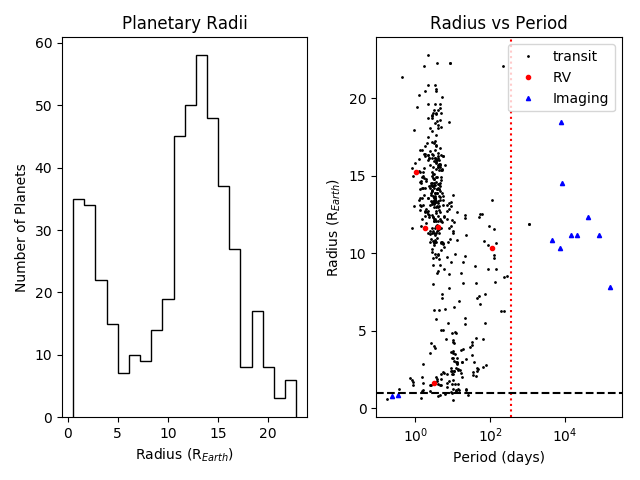

Here is the Python script that generated this plot:
import matplotlib.pyplot as plt
import pandas as pd

# Pandas :)
df = pd.read_csv('exoplanets_subset.txt', header=None, sep='\s+', comment='#',
                 names=['Mass', 'Radius', 'Period', 'Method', "Disc. Year"])

# The way the assignments asks
data = open('exoplanets_subset.txt', 'r')
lines = data.readlines()

Rjup = []
Pday = []

# Read data from file, and put it into individual lists
for line in lines:
    if not line.startswith('#'):		# Skip lines that start with #
        x = line.split()  # breaks the data up by spaces in each line
        Rjup.append(float(x[1]))  # Add to the array the correct element
        Pday.append(float(x[2]))

print(Rjup, Pday)

# Total number of planets
planets = len(Rjup)  # len(df)
print('Total number of planets:', planets)


# convert from Rjup ro Rearth
def Rjuptoearth(Rjup):
    Re = Rjup*11.209
    return Re

# Populate a list using conversion function
Re = [Rjuptoearth(Rjup[i]) for i in range(len(Rjup))]

df['Re'] = df["Radius"] * 11.209

# How many found via imaging?
image = df[df['Method'] == 'imaging']
print(len(image))

# create separate points for transit and RV
transit = df[df['Method'] == 'transit']
RV = df[df['Method'] == 'RV']

# ---- Create the Figure -----
fig, (ax1, ax2) = plt.subplots(1, 2)  # Makes two plots separated on the same page

# First fig.- Hist of radii with 20 bins
ax1.hist(df['Re'], bins=20, color='#17becf', histtype='step', edgecolor='k')
ax1.set_xlabel('Radius (R$_{Earth}$)')
ax1.set_ylabel('Number of Planets')
ax1.title.set_text('Planetary Radii')

# Second fig.- radii vs period dots as markers use plot meths
t = ax2.plot(transit['Period'], transit['Re'], marker='.', ls='None', color='k', ms=2)  # Dude why not plt.scatter?!
# ax2.scatter(Pday, Rjup, s=10)
r = ax2.plot(RV['Period'], RV['Re'], marker='o', ls='None', color='red', ms=3)  # ms= markersise
im = ax2.plot(image['Period'], image['Re'], marker='^', ls='None', color='blue', ms=3)
ax2.set_xlabel('Period (days)')
ax2.set_ylabel('Radius (R$_{Earth}$)')
ax2.set_xscale('log')  # changing the scale after the fact instead of ax2.semilogx
ax2.axvline(x=365, color='red', ls=':')
ax2.axhline(y=1, color='k', ls='--')
ax2.title.set_text('Radius vs Period')
ax2.legend(["transit", 'RV', 'Imaging'])

plt.tight_layout()  # Fixes labels so they fit on the figure nicely, instead of using gcf
plt.show()
plt.savefig('Module2.png')
